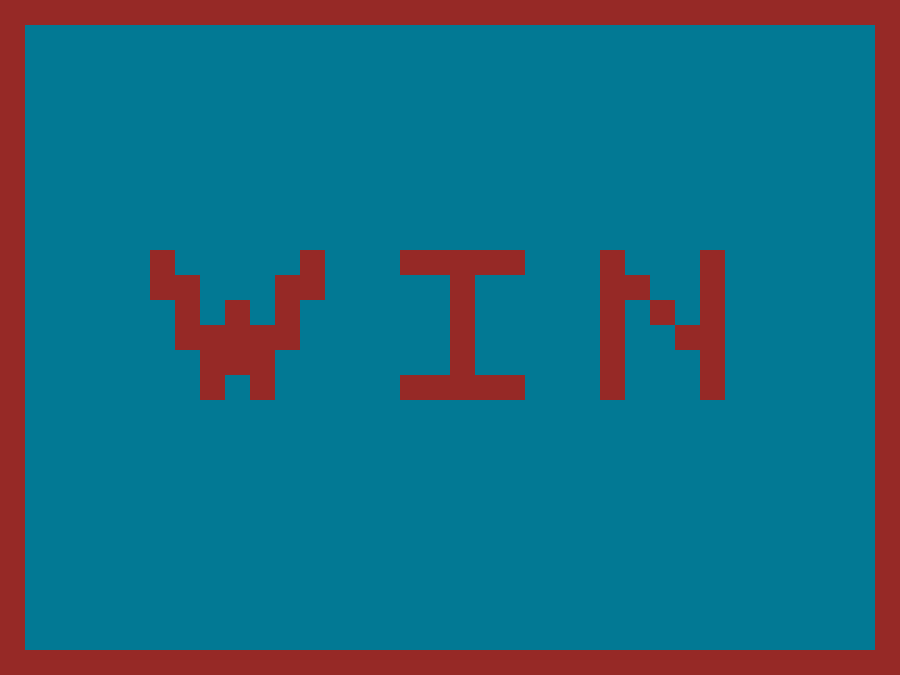

The image is a tile-based game level rendered from a .tmx file. Its description and source (layers, tilesets, objects; grid data summarised) follow:
An orthogonal 36x27 tile map with 25x25 px tiles, 4 tile layers (1-background, 2-background, game-over, win) and 15 objects (9x cannon, 2x start, 2x target, 2x time).

<map version="1.0" orientation="orthogonal" renderorder="left-down" width="36" height="27" tilewidth="25" tileheight="25">
 <tileset firstgid="1" name="tile-set" tilewidth="25" tileheight="25" spacing="1" margin="1">
  <image source="tile-set.png" width="209" height="157" />
 </tileset>
 <layer name="1-background" width="36" height="27">
  <data>[972 cells, 972 non-empty, 3 distinct tile ids]</data>
 </layer>
 <objectgroup name="1-objects">
  <object name="start" x="740.551" y="591.41" width="50" height="50" rotation="-29.6476" />
  <object name="cannon" x="100.789" y="389.579" width="50" height="50" rotation="46.9457">
   <properties>
    <property name="index" value="1" />
   </properties>
  </object>
  <object name="cannon" x="483.277" y="267.763" width="50" height="50" rotation="17.52">
   <properties>
    <property name="index" value="2" />
   </properties>
  </object>
  <object name="cannon" x="663.522" y="150.891" width="50" height="50" rotation="-49.9788">
   <properties>
    <property name="index" value="3" />
   </properties>
  </object>
  <object name="cannon" x="325" y="148.5" width="50" height="50">
   <properties>
    <property name="index" value="4" />
   </properties>
  </object>
  <object name="target" x="74" y="48.1554" width="50" height="50" />
  <object name="time" x="62.4008" y="567.981" width="50" height="50">
   <properties>
    <property name="time" value="35" />
   </properties>
  </object>
 </objectgroup>
 <layer name="2-background" width="36" height="27">
  <data>[972 cells, 972 non-empty, 3 distinct tile ids]</data>
 </layer>
 <objectgroup name="2-objects">
  <object name="cannon" x="675.003" y="500.202" width="50" height="50">
   <properties>
    <property name="index" value="2" />
   </properties>
  </object>
  <object name="cannon" x="537.136" y="491.419" width="50" height="50" rotation="26.8369">
   <properties>
    <property name="index" value="1" />
   </properties>
  </object>
  <object name="start" x="384.691" y="492.531" width="50" height="50" rotation="20.6618" />
  <object name="cannon" x="768.483" y="234.511" width="50" height="50" rotation="-19.9">
   <properties>
    <property name="index" value="3" />
   </properties>
  </object>
  <object name="cannon" x="566.947" y="160.136" width="50" height="50" rotation="-21.0009">
   <properties>
    <property name="index" value="4" />
   </properties>
  </object>
  <object name="cannon" x="291.85" y="108.577" width="50" height="50" rotation="-19.5295">
   <properties>
    <property name="index" value="5" />
   </properties>
  </object>
  <object name="target" x="124.943" y="48.576" width="50" height="50" />
  <object name="time" x="58.3669" y="562.603" width="50" height="50">
   <properties>
    <property name="time" value="45" />
   </properties>
  </object>
 </objectgroup>
 <layer name="game-over" width="36" height="27">
  <data>[972 cells, 972 non-empty, 2 distinct tile ids]</data>
 </layer>
 <layer name="win" width="36" height="27">
  <data>[972 cells, 972 non-empty, 2 distinct tile ids]</data>
 </layer>
</map>
